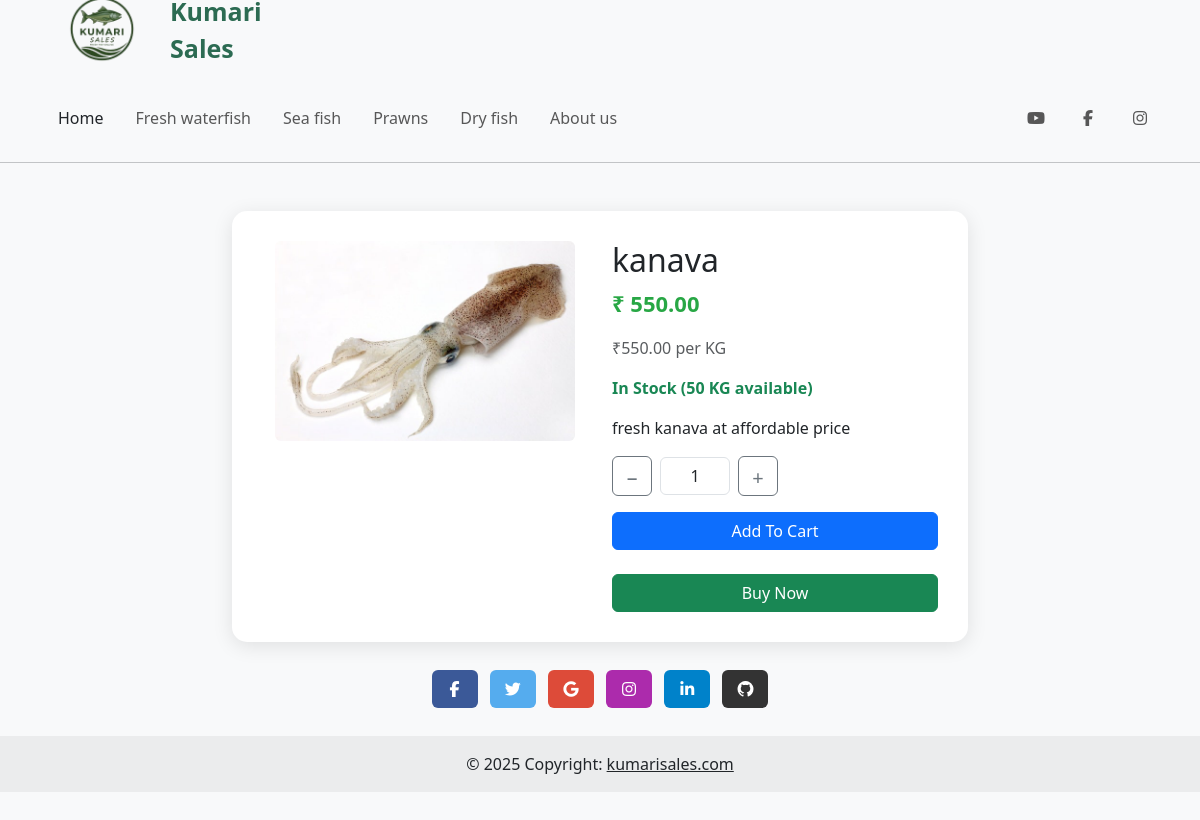
Screenshot of /product/2/ with the database file from the repository.
### sales/models.py (models this page shows, shortened)
class Product(models.Model):
    CATEGORY_CHOICES = [
        ('home', 'Home Products'),
        ('fresh', 'Fresh Fish'),
        ('sea', 'Sea Fish'),
        ('prawn', 'Prawns'),
        ('dry', 'Dry Fish'),
    ]
    name = models.CharField(max_length=200)
    price = models.DecimalField(max_digits=10, decimal_places=2)
    stock = models.PositiveIntegerField()
    category = models.CharField(max_length=20, choices=CATEGORY_CHOICES)
    image = models.ImageField(upload_to='products/')
    description = models.TextField()
    available = models.BooleanField(default=True)

### sales/views.py (the view)
# urls.py: path('product/<int:id>/', views.product_detail, name='product_detail'),
def product_detail(request, id):
    product = get_object_or_404(Product, id=id)
    return render(request, 'product_detail.html', {'product': product})

### sales/context_processors.py (called while the page is built)
def cart_count(request):
    if request.user.is_authenticated:
        cart_items = Cart.objects.filter(user=request.user)
        count = sum(item.quantity for item in cart_items)
    else:
        count = 0
    return {'cart_count': count}

### sales/templates/product_detail.html (shortened to what this page needs)
{% load static %}
<!DOCTYPE html>
<html>
<head>
<link href="https://cdn.jsdelivr.net/npm/bootstrap@5.3.2/dist/css/bootstrap.min.css" rel="stylesheet">
<link href="https://cdnjs.cloudflare.com/ajax/libs/font-awesome/7.0.1/css/all.min.css" rel="stylesheet">
</head>
<body>
<section>
<div class="container" style="margin-top:-30px;">
<div class="row align-items-center">
<div class="col-md-3 d-flex align-items-center">
<img src="{% static 'images/logo2.png'%}" alt="Logo" height="120">
<span class="fw-semibold ms-2" style="color:#2c6b52;font-size:25px">
</span>
</div>
</div>
</div>
</section>
<section>
      <nav class="navbar navbar-expand-lg bg-default" >
    <div class="container">
      <a class=" nav-link px-3 menu-link " href="{% url 'home' %}">Home</a>
      <div class="collapse navbar-collapse" id="navbarExample01">
        <ul class="navbar-nav me-auto mb-2 mb-lg-0">
          <li class="nav-item active">
            <a class="nav-link px-3  menu-link" id="ai" href="{% url 'fresh' %}">Fresh waterfish</a>
          </li>
          <li class="nav-item">
            <a class="nav-link px-3  menu-link " id="ai" href="{% url 'sea'%}">Sea fish</a>
          </li>
          <li class="nav-item">
            <a class="nav-link px-3  menu-link " id="ai" href="{% url 'prawn' %}">Prawns</a>
          </li>
          <li class="nav-item active">
            <a class="nav-link px-3  menu-link" id="ai" href="{% url 'dry' %}">Dry fish</a>
          </li>
          <li class="nav-item">
            <a class="nav-link px-3  menu-link" id="ai" href="{% url 'about' %}">About us</a>
          </li>
        </ul>
        <ul class="navbar-nav flex-row">
          <li class="nav-item">
            <a class="nav-link pe-3" href="#!">
              <i class="fab fa-youtube"></i>
            </a>
          </li>
          <li class="nav-item">
            <a class="nav-link px-3" href="#!">
              <i class="fab fa-facebook-f"></i>
            </a>
          </li>
          <li class="nav-item">
            <a class="nav-link ps-3" href="#!">
              <i class="fab fa-instagram"></i>
            </a>
          </li>
        </ul>
      </div>
    </div>
  </nav>
  </section>
<hr>
<div class="container mt-5">
<div class="row justify-content-center">
<div class="col-md-8">
<div class="product-card">
<div class="row">
<div class="col-md-6 text-center">
<img src="{{ product.image.url }}" class="img-fluid rounded" width="300">
</div>
<div class="col-md-6">
<h2>{{ product.name }}</h2>
<p class="price-text">
₹ <span id="totalPrice">{{ product.price }}</span>
</p>
<p class="text-muted">
₹{{ product.price }} per KG
</p>
{% if product.stock > 0 %}
<p class="text-success fw-bold">
In Stock (<span id="stockText">{{ product.stock }}</span> KG available)
</p>
{% else %}
<p class="text-danger fw-bold">
Out Of Stock
</p>
{% endif %}
<p>{{ product.description }}</p>
<div class="d-flex align-items-center mb-3">
{% if product.stock > 0 %}
<button type="button" class="btn btn-outline-secondary qty-btn" onclick="decreaseQty()">−</button>
<input type="text"
id="quantity"
value="1"
class="form-control text-center mx-2"
style="width:70px;"
readonly>
<button type="button" class="btn btn-outline-secondary qty-btn" onclick="increaseQty()">+</button>
{% else %}
<input type="text"
value="0"
class="form-control text-center mx-2"
style="width:70px;"
readonly>
{% endif %}
</div>
{% if product.stock > 0 %}
<form method="GET" action="{% url 'add_to_cart' product.id %}">
<button type="submit" class="btn btn-primary w-100">
Add To Cart
</button>
</form>
<br>
<form method="POST" action="{% url 'checkout' product.id %}">
    <button type="submit" class="btn btn-success w-100">
        Buy Now
    </button>
</form>
{% else %}
<button class="btn btn-danger w-100" disabled>
Out Of Stock
</button>
{% endif %}
</div>
</div>
</div>
</div>
</div>
</div>
 <footer class="bg-body-tertiary text-center">
  <div class="container p-4 pb-0">
    <section class="mb-4">
      <a
      data-mdb-ripple-init
        class="btn text-white btn-floating m-1"
        style="background-color: #3b5998;"
        href="#!"
        role="button"
        ><i class="fab fa-facebook-f"></i
      ></a>
      <a
        data-mdb-ripple-init
        class="btn text-white btn-floating m-1"
        style="background-color: #55acee;"
        href="#!"
        role="button"
        ><i class="fab fa-twitter"></i
      ></a>
      <a
        data-mdb-ripple-init
        class="btn text-white btn-floating m-1"
        style="background-color: #dd4b39;"
        href="#!"
        role="button"
        ><i class="fab fa-google"></i
      ></a>
      <a
        data-mdb-ripple-init
        class="btn text-white btn-floating m-1"
        style="background-color: #ac2bac;"
        href="#!"
        role="button"
        ><i class="fab fa-instagram"></i
      ></a>
      <a
        data-mdb-ripple-init
        class="btn text-white btn-floating m-1"
        style="background-color: #0082ca;"
        href="#!"
        role="button"
        ><i class="fab fa-linkedin-in"></i
      ></a>
      <a
        data-mdb-ripple-init
        class="btn text-white btn-floating m-1"
        style="background-color: #333333;"
        href="#!"
        role="button"
        ><i class="fab fa-github"></i
      ></a>
    </section>
  </div>
  <div class="text-center p-3" style="background-color: rgba(0, 0, 0, 0.05);">
    © 2025 Copyright:
    <a class="text-body" href="#">kumarisales.com</a>
  </div>
</footer>
</body>
</html>

### sales/templates/product_detail.html (style rules this page uses)
body { background-color:#f8f9fa; }
.product-card { background:white; border-radius:15px; padding:30px; box-shadow:0 4px 20px rgba(0,0,0,0.1); }
.qty-btn { width:40px; height:40px; font-size:20px; }
.price-text { font-size:22px; font-weight:bold; color:#28a745; }

### rows the page displays
Product: image (picture), name "kanava", price "550.00", stock "50", description "fresh kanava at affordable price"
